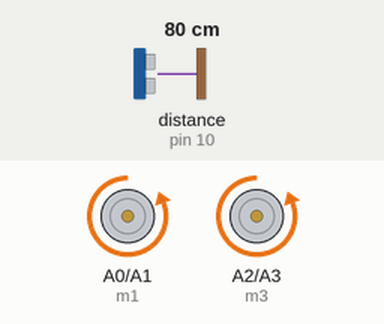
This sketch was run on a simulated Arduino Uno, built with avr-gcc and run on an emulated ATmega328P. On the bench: motor-driver pin pairs drawn as motors (green arrow = first pin HIGH = forward, orange = second pin HIGH = backward, longer = more drive). Wiring (inferred from the names in the program): ultrasonic range finder: trigger pin 9; echo pin 10. The test bench sets the inputs (shaded band); at power-on: distance to the obstacle (sensor on pin 10) 80 cm. The echo pulse lasts 58.3 µs per cm.

Above: at 1.2 s.
1.3 s: distance to the obstacle (sensor on pin 10) set to 19 cm
2.8 s: distance to the obstacle (sensor on pin 10) set to 15 cm
At 4.3 s:
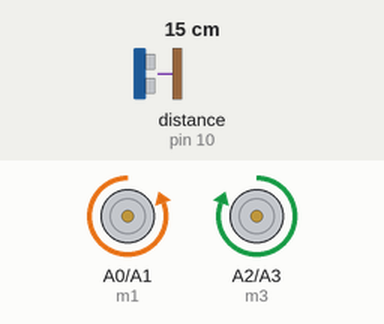
5.8 s: distance to the obstacle (sensor on pin 10) set to 18 cm
At 8.0 s:
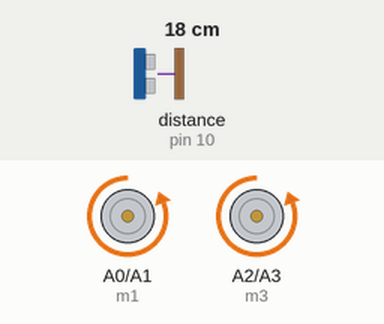
8.3 s: distance to the obstacle (sensor on pin 10) set to 2 cm
At 8.7 s:
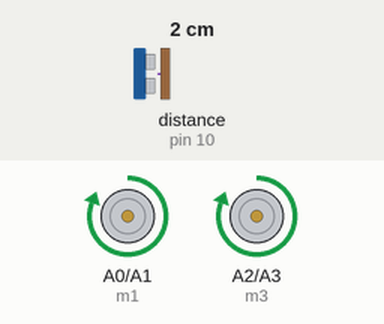
Timing chart, 0 to 12.3 s (numbered marks = the images above; inputs shaded):
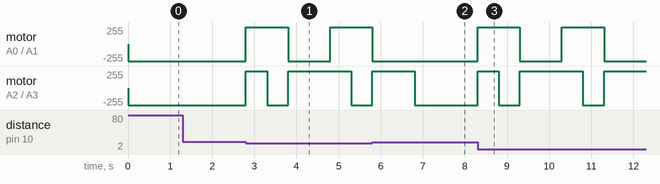

The sketch:

Obstalce_Avoider.ino
```cpp
/*the code uses arduino to control a robot car with
 *4 motors and an ultrasonic sensor
 *to move autonomously and avoid the obstacles in front of it*/

//defining variables
//motors
#define m1 A0
#define m2 A1
#define m3 A2
#define m4 A3
//ultrasonic
#define trig 9
#define echo 10
int distance;
long duration;

void setup() {
  //setting motors as output
  pinMode(m1,OUTPUT);
  pinMode(m2,OUTPUT);
  pinMode(m3,OUTPUT);
  pinMode(m4,OUTPUT);
  //setting up the ultraonic trig and echo
  pinMode(trig,OUTPUT);
  pinMode(echo,INPUT);
}
//functions
//function to make the robot move forwards
void forward () {
  analogWrite(m1,0);
  analogWrite(m2,200);
  analogWrite(m3,0);
  analogWrite(m4,200);
}
//function to make the robot move backwards
void back () {
  analogWrite(m1,200);
  analogWrite(m2,0);
  analogWrite(m3,200);
  analogWrite(m4,0);
}
//function to make the robot move right
void right () {
  analogWrite(m1,200);
  analogWrite(m2,0);
  analogWrite(m3,0);
  analogWrite(m4,200);
}
//function to make the robot move left
void left () {
  analogWrite(m1,0);
  analogWrite(m2,200);
  analogWrite(m3,200);
  analogWrite(m4,0);
}
//function to make the robot stop moving
void STOP () {
  analogWrite(m1,0);
  analogWrite(m2,0);
  analogWrite(m3,0);
  analogWrite(m4,0);
}
//ultrasonic function to calculate the distance
void ultrasonic () {
  digitalWrite (trig,LOW);
  delayMicroseconds (2);
  digitalWrite (trig,HIGH);
  delayMicroseconds (10);
  digitalWrite (trig,LOW);
  duration = pulseIn (echo,HIGH);
  distance = duration/58 ;
}

void loop(){
  //calculate the distance
  ultrasonic ();
  if(distance<=15){
    //if thre is an object ahead of the robot, move away
    back();
    delay (500);
    right();
    delay (500);
  }
  if (distance<=15) {
    left ();
    delay (1000);
  }
  else if (distance>15){
    //if the way is clear, go ahead
    forward ();
  }
}
```

Measured:
- the behaviour switches between 17 and 16 cm on distance to the obstacle (sensor on pin 10) (found by bisection; images 0 and 1)
- after the input at 1.3 s, every drawn part: stays the same
- after the input at 2.8 s, motor on A0 (m1) / A1 (m2): backward 255/255 → forward 255/255 at once, → backward 255/255 1.0 s later, → forward 255/255 1.0 s later; motor on A2 (m3) / A3 (m4): backward 255/255 → forward 255/255 at once, → backward 255/255 0.50 s later, → forward 255/255 0.50 s later, → backward 255/255 1.5 s later
- after the input at 5.8 s, motor on A0 (m1) / A1 (m2): goes on until 5.8 s, then stays backward 255/255
- after the input at 8.3 s, motor on A0 (m1) / A1 (m2): alternates forward 255/255 for 1.0 s and backward 255/255 for 1.0 s, starting at once; motor on A2 (m3) / A3 (m4): goes forward 255/255 0.50 s, backward 255/255 0.50 s, forward 255/255 1.5 s, backward 255/255 0.50 s, then forward 255/255, starting at once
